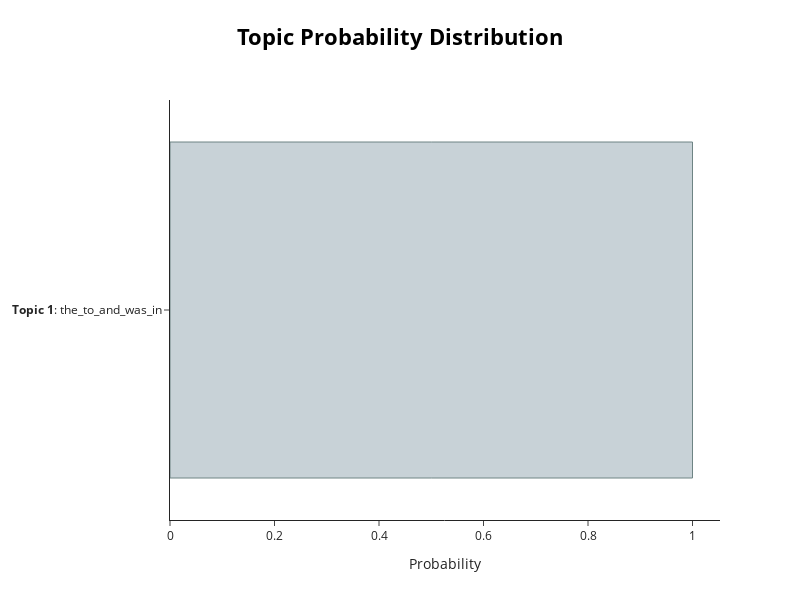

Write notebook code for a chart like this one.
### Code cell
doc_vis_distr = visualize_distributions(200)
doc_vis_distr

### Figure 1 — Plotly figure (JSON) as saved in the notebook; plotly's stock layout.template omitted (floating-point values rounded to 4 significant figures)
{"data": [{"marker": {"color": "#C8D2D7", "line": {"color": "#6E8484", "width": 1}}, "orientation": "h", "type": "bar", "x": [1], "y": ["<b>Topic 1</b>: the_to_and_was_in"]}], "layout": {"height": 600, "hoverlabel": {"bgcolor": "white", "font": {"family": "Rockwell", "size": 16}}, "title": {"font": {"color": "Black", "size": 22}, "text": "<b>Topic Probability Distribution</b>", "x": 0.5, "xanchor": "center", "y": 0.95, "yanchor": "top"}, "width": 800, "xaxis": {"title": {"text": "Probability"}}}}
